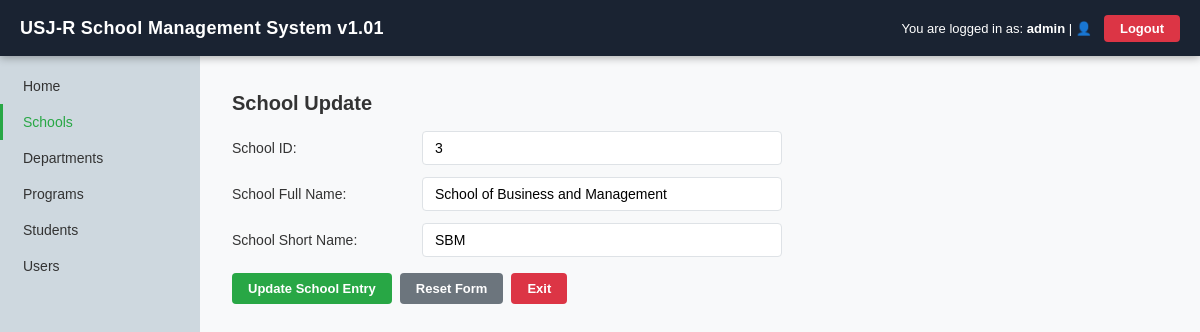
The app's page /Final/screens/schools/schoolUpdate.php?collid=3 (signed in) with its own data.
### tables this page shows
CREATE TABLE `colleges` (
  `collid` INT NOT NULL,
  `collfullname` VARCHAR(100) NOT NULL,
  `collshortname` VARCHAR(20) NOT NULL,
  PRIMARY KEY (`collid`));

### Final/database/service.php (called while the page is built, shortened)
<?php
function h($value): string {
    return htmlspecialchars((string)$value, ENT_QUOTES, 'UTF-8');
}
function currentUser(): ?array {
    return $_SESSION['user'] ?? null;
}

### Final/screens/schools/schoolUpdate.php (the view, shortened to what this page needs)
<?php
require_once __DIR__ . '/../../database/Service.php';
$user = currentUser();
$isAdmin = strtolower($user['role'] ?? '') === 'administrator'
        || strtolower($user['role'] ?? '') === 'admin';
$collid = (int)($_GET['collid'] ?? 0);
try {
    $stmt = $pdo->prepare("SELECT * FROM colleges WHERE collid = ?");
    $stmt->execute([$collid]);
    $school = $stmt->fetch();
} catch (Throwable $e) {
    $school = null;
}
?>
<!DOCTYPE html>
<html lang="en">
<head>
    <link rel="stylesheet" href="../../assets/website.css">
</head>
<body>
    <header class="topbar">
        <a class="topbar-brand" href="../homepage.php">USJ-R School Management System v1.01</a>
        <div class="topbar-right">
            <span class="user-info">You are logged in as: <strong><?= h($user['username'] ?? '') ?></strong> | 👤</span>
            <a href="../../login.php?action=logout" class="btn-logout" style="text-decoration:none;">Logout</a>
        </div>
    </header>
    <aside class="sidebar">
        <nav>
            <ul>
                <li><a href="../homepage.php">Home</a></li>
                <li><a href="schools.php" class="active">Schools</a></li>
                <li><a href="../departments/departments.php">Departments</a></li>
                <li><a href="../programs/programs.php">Programs</a></li>
                <li><a href="../students/students.php">Students</a></li>
                <?php if ($isAdmin): ?>
                    <li><a href="../users/users.php">Users</a></li>
                <?php endif; ?>
            </ul>
        </nav>
    </aside>
    <main class="main-content">
        <div style="padding: 8px 0; max-width: 860px;">
            <div class="section-header">
                <h2>School Update</h2>
            </div>
            <form id="schoolUpdateForm" method="POST" action="schoolUpdate.php?collid=<?= urlencode((string)$collid) ?>">
                <div class="form-row" style="display:grid; grid-template-columns: 180px 360px 1fr; align-items:center; gap:10px; margin-bottom:12px;">
                    <label>School ID:</label>
                    <input type="number" id="collid" readonly value="<?= h($school['collid']) ?>">
                </div>
                <div class="form-row" style="display:grid; grid-template-columns: 180px 360px 1fr; align-items:center; gap:10px; margin-bottom:12px;">
                    <label>School Full Name:</label>
                    <input type="text" id="collfullname" name="collfullname" value="<?= h($_POST['collfullname'] ?? $school['collfullname']) ?>">
                </div>
                <div class="form-row" style="display:grid; grid-template-columns: 180px 360px 1fr; align-items:center; gap:10px; margin-bottom:12px;">
                    <label>School Short Name:</label>
                    <input type="text" id="collshortname" name="collshortname" value="<?= h($_POST['collshortname'] ?? $school['collshortname']) ?>">
                </div>
                <div class="form-actions" style="display:flex; gap:8px; margin-top:16px;">
                    <button type="submit" class="btn btn-green">Update School Entry</button>
                    <a href="schoolUpdate.php?collid=<?= urlencode((string)$collid) ?>" class="btn btn-gray">Reset Form</a>
                    <a href="schools.php" class="btn btn-red">Exit</a>
                </div>
            </form>
        </div>
    </main>
</body>
</html>

### Final/assets/website.css (style rules this page uses)
* { box-sizing: border-box; margin: 0; padding: 0; }
:root { --navy: #1a2332; --green: #28a745; --green2: #218838; --red: #dc3545; --red2: #c82333; --orange: #fd7e14; --blue: #007bff; --white: #ffffff; --light: #f8f9fa; --border: #dee2e6; --text: #333333; --muted: #6c757d; --white2: #ced8df; --sidebar-w: 200px; }
body { font-family: sans-serif; font-size: 14px; color: var(--text); background: var(--light); min-height: 100vh; }
.topbar { background: var(--navy); color: var(--white); height: 56px; display: flex; align-items: center; justify-content: space-between; padding: 0 20px; position: fixed; top: 0; left: 0; right: 0; z-index: 1000; box-shadow: 0 2px 8px rgba(0,0,0,.3); }
.topbar-brand { font-size: 18px; font-weight: 700; color: var(--white); text-decoration: none; letter-spacing: .3px; }
.topbar-right { display: flex; align-items: center; gap: 12px; font-size: 13px; }
.topbar-right .user-info { color: var(--white); }
.sidebar { position: fixed; top: 56px; left: 0; bottom: 0; width: var(--sidebar-w); background: var(--white2); }
.sidebar nav ul { padding: 12px 0; }
.sidebar nav ul li a { display: block; padding: 10px 20px; color: var(--text); text-decoration: none; font-size: 14px; font-weight: 500; border-left: 3px solid transparent; transition: all .15s; }
.sidebar nav ul li a.active { color: var(--green); border-left-color: var(--green); }
.main-content { margin-left: var(--sidebar-w); margin-top: 56px; padding: 28px 32px; }
.section-header { display: flex; align-items: center; justify-content: space-between; margin-bottom: 16px; }
.section-header h2 { font-size: 20px; font-weight: 700; }
.form-row { display: grid; grid-template-columns: 220px 1fr auto; align-items: center; gap: 12px; margin-bottom: 16px; }
.form-row label { font-weight: 500; font-size: 14px; }
.form-row input[type=text], .form-row input[type=number], .form-row select { padding: 8px 12px; border: 1px solid var(--border); border-radius: 4px; font-size: 14px; font-family: inherit; width: 100%; }
.form-actions { display: flex; gap: 10px; margin-top: 24px; }
.btn { display: inline-flex; align-items: center; gap: 5px; padding: 8px 16px; border: none; border-radius: 4px; font-size: 13px; font-weight: 600; cursor: pointer; text-decoration: none; transition: background .15s, opacity .15s; font-family: inherit; }
.btn-green { background: var(--green); color: var(--white); }
.btn-red { background: var(--red); color: var(--white); }
.btn-gray { background: #6c757d; color: var(--white); }
.btn-logout { background: var(--red); color: var(--white); padding: 6px 16px; border: none; border-radius: 4px; font-size: 13px; font-weight: 600; cursor: pointer; font-family: inherit; transition: background .15s; }

### records on screen
colleges: collid "3", collfullname "School of Business and Management", collshortname "SBM"

### other values on screen
$user['username'] "admin"
